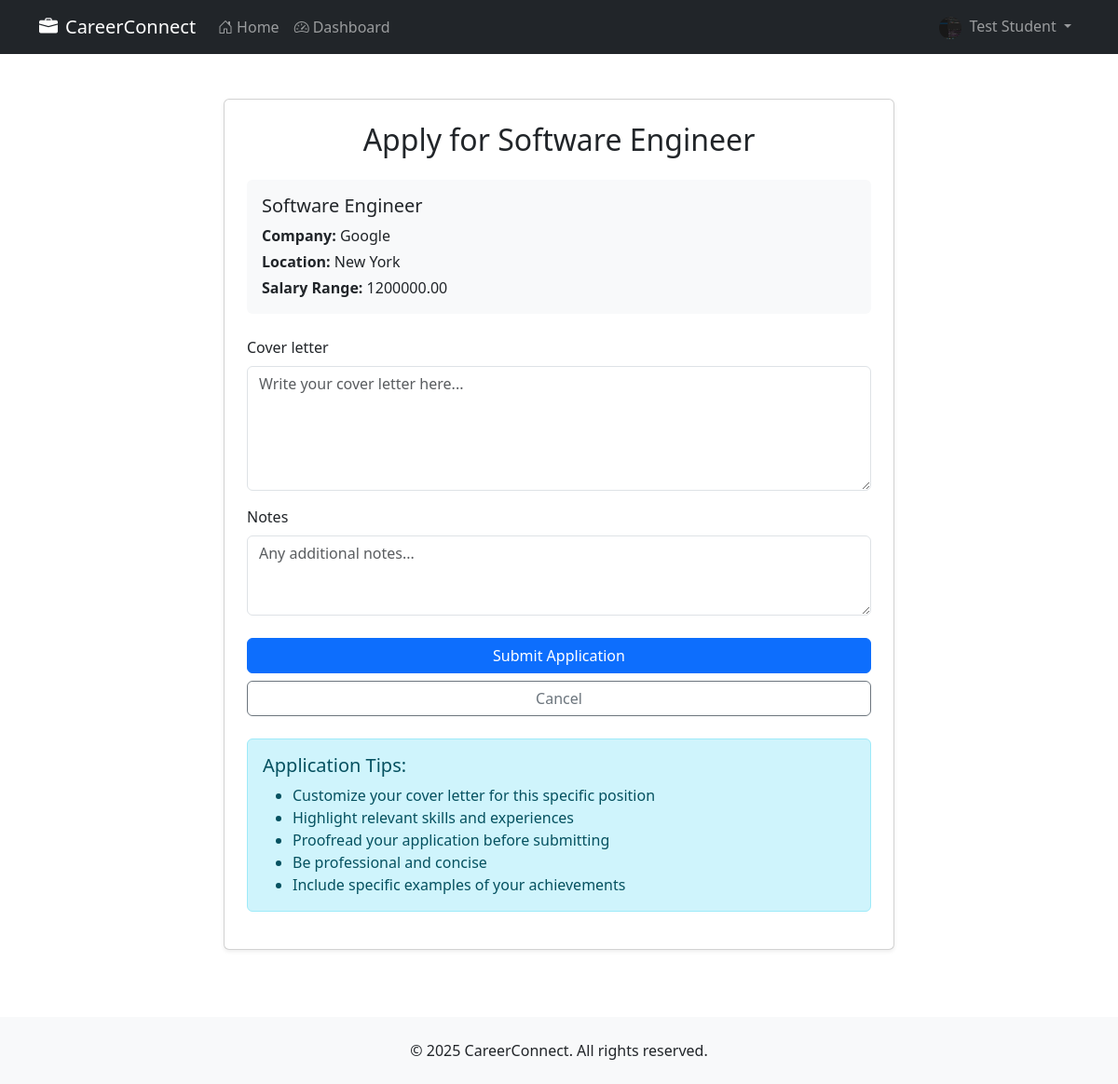
/jobs/1/apply/ (signed in), run on the app's committed database.
### accounts/models.py (models this page shows, shortened)
class Student(AbstractUser):
    email = models.EmailField(unique=True)
    college_id = models.CharField(
        max_length=20,
        unique=True,
        validators=[RegexValidator(
            regex=r'^[0-9]{2}[A-Z]{3}[0-9]{3}$',
            message='College ID must be in format: 20CSE001'
        )]
    )
    profile_photo = models.ImageField(upload_to='profile_photos/', blank=True, null=True)
    phone_number = models.CharField(max_length=15, blank=True)
    branch = models.CharField(max_length=50, blank=True)
    year_of_study = models.IntegerField(choices=[
        (1, '1st Year'),
        (2, '2nd Year'),
        (3, '3rd Year'),
        (4, '4th Year')
    ], null=True)
    cgpa = models.DecimalField(
        max_digits=3,
        decimal_places=2,
        null=True,
        blank=True
    )
    skills = models.TextField(blank=True)
    resume = models.FileField(upload_to='resumes/', blank=True)
    USERNAME_FIELD = 'college_id'
    REQUIRED_FIELDS = ["username",'email']

### jobs/models.py (models this page shows, shortened)
class Job(models.Model):
    STATUS_CHOICES = (
        ('active', 'Active'),
        ('closed', 'Closed'),
        ('draft', 'Draft'),
    )
    JOB_TYPE_CHOICES = (
        ('full_time', 'Full Time'),
        ('part_time', 'Part Time'),
        ('internship', 'Internship'),
    )
    title = models.CharField(max_length=200)
    company = models.CharField(max_length=200)
    company_logo = models.ImageField(upload_to='company_logos/', blank=True, null=True)
    location = models.CharField(max_length=200)
    description = models.TextField()
    requirements = models.TextField()
    salary_range = models.CharField(max_length=100, blank=True)
    job_type = models.CharField(max_length=50, choices=JOB_TYPE_CHOICES, default='full_time')
    status = models.CharField(max_length=20, choices=STATUS_CHOICES, default='active')
    created_at = models.DateTimeField(auto_now_add=True)
    deadline = models.DateField(null=True, blank=True)
    skills_required = models.ManyToManyField(Skill, blank=True)
    class Meta:
        ordering = ['-created_at']

### jobs/views.py (the view)
# urls.py: path('<int:job_id>/apply/', views.job_apply, name='job_apply'),
@login_required
def job_apply(request, job_id):
    job = get_object_or_404(Job, id=job_id)
    if JobApplication.objects.filter(student=request.user, job=job).exists():
        messages.warning(request, 'You have already applied for this job.')
        return redirect('jobs:job_detail', job_id=job_id)
    if request.method == 'POST':
        form = JobApplicationForm(request.POST)
        if form.is_valid():
            application = form.save(commit=False)
            application.student = request.user
            application.job = job
            application.save()
            messages.success(request, 'Your application has been submitted successfully!')
            return redirect('jobs:my_applications')
    else:
        form = JobApplicationForm()
    return render(request, 'jobs/job_apply.html', {
        'form': form,
        'job': job,
    })

### jobs/forms.py
class JobApplicationForm(forms.ModelForm):
    class Meta:
        model = JobApplication
        fields = ['cover_letter', 'notes']
        widgets = {
            'cover_letter': forms.Textarea(attrs={
                'class': 'form-control',
                'rows': 5,
                'placeholder': 'Write your cover letter here...'
            }),
            'notes': forms.Textarea(attrs={
                'class': 'form-control',
                'rows': 3,
                'placeholder': 'Any additional notes...'
            })
        }

### templates/jobs/job_apply.html (shortened to what this page needs)
{% extends 'base.html' %}
{% load crispy_forms_tags %}
{% block content %}
<div class="container py-4">
    <div class="row justify-content-center">
        <div class="col-md-8">
            <div class="card shadow-sm">
                <div class="card-body p-4">
                    <h2 class="card-title text-center mb-4">Apply for {{ job.title }}</h2>
                    <div class="mb-4">
                        <div class="p-3 bg-light rounded">
                            <h5 class="mb-2">{{ job.title }}</h5>
                            <p class="mb-1"><strong>Company:</strong> {{ job.company }}</p>
                            <p class="mb-1"><strong>Location:</strong> {{ job.location }}</p>
                            {% if job.salary_range %}
                            <p class="mb-0"><strong>Salary Range:</strong> {{ job.salary_range }}</p>
                            {% endif %}
                        </div>
                    </div>
                    <form method="post" enctype="multipart/form-data" novalidate>
                        <div class="mb-4">
                            {{ form|crispy }}
                        </div>
                        <div class="d-grid gap-2">
                            <button type="submit" class="btn btn-primary">Submit Application</button>
                            <a href="{% url 'jobs:job_detail' job.id %}" class="btn btn-outline-secondary">Cancel</a>
                        </div>
                    </form>
                    <div class="mt-4">
                        <div class="alert alert-info" role="alert">
                            <h5 class="alert-heading">Application Tips:</h5>
                            <ul class="mb-0">
                                <li>Customize your cover letter for this specific position</li>
                                <li>Highlight relevant skills and experiences</li>
                                <li>Proofread your application before submitting</li>
                                <li>Be professional and concise</li>
                                <li>Include specific examples of your achievements</li>
                            </ul>
                        </div>
                    </div>
                </div>
            </div>
        </div>
    </div>
</div>
{% endblock %}

### templates/base.html (shortened to what this page needs)
<!DOCTYPE html>
<html lang="en">
<head>
    <link href="https://cdn.jsdelivr.net/npm/bootstrap@5.3.0/dist/css/bootstrap.min.css" rel="stylesheet">
    <link href="https://cdn.jsdelivr.net/npm/bootstrap-icons@1.7.2/font/bootstrap-icons.css" rel="stylesheet">
</head>
<body>
    <nav class="navbar navbar-expand-lg navbar-dark bg-dark">
        <div class="container">
            <a class="navbar-brand" href="{% url 'core:home' %}">
                <i class="bi bi-briefcase-fill me-2"></i>CareerConnect
            </a>
            <div class="collapse navbar-collapse" id="navbarNav">
                <ul class="navbar-nav me-auto">
                    <li class="nav-item">
                        <a class="nav-link {% if request.resolver_match.url_name == 'home' %}active{% endif %}"
                           href="{% url 'core:home' %}">
                            <i class="bi bi-house-door me-1"></i>Home
                        </a>
                    </li>
                    {% if user.is_authenticated %}
                    <li class="nav-item">
                        <a class="nav-link {% if request.resolver_match.url_name == 'dashboard' %}active{% endif %}"
                           href="{% url 'core:dashboard' %}">
                            <i class="bi bi-speedometer2 me-1"></i>Dashboard
                        </a>
                    </li>
                    {% endif %}
                </ul>
                <ul class="navbar-nav">
                    {% if user.is_authenticated %}
                        <li class="nav-item dropdown">
                            <a class="nav-link dropdown-toggle" href="#" id="navbarDropdown" role="button"
                               data-bs-toggle="dropdown" aria-expanded="false">
                                {% if user.profile_photo %}
                                    <img src="{{ user.profile_photo.url }}" alt="Profile"
                                         class="rounded-circle me-1" style="width: 24px; height: 24px; object-fit: cover;">
                                {% else %}
                                    <i class="bi bi-person-circle me-1"></i>
                                {% endif %}
                                {{ user.get_full_name|default:user.username }}
                            </a>
                        </li>
                    {% else %}
                        <li class="nav-item">
                            <a class="nav-link" href="{% url 'accounts:login' %}">
                                <i class="bi bi-box-arrow-in-right me-1"></i>Login
                            </a>
                        </li>
                    {% endif %}
                </ul>
            </div>
        </div>
    </nav>
    <main class="container mt-4">
        {% block content %}
        {% endblock %}
    </main>
    <footer class="bg-light py-4 mt-5">
        <div class="container text-center">
            <p class="mb-0">&copy; {% now "Y" %} CareerConnect. All rights reserved.</p>
        </div>
    </footer>
</body>
</html>

### data on the page
Student: profile_photo (picture), get_full_name "Test Student"
Job: title "Software Engineer", company "Google", location "New York", salary_range "1200000.00"
